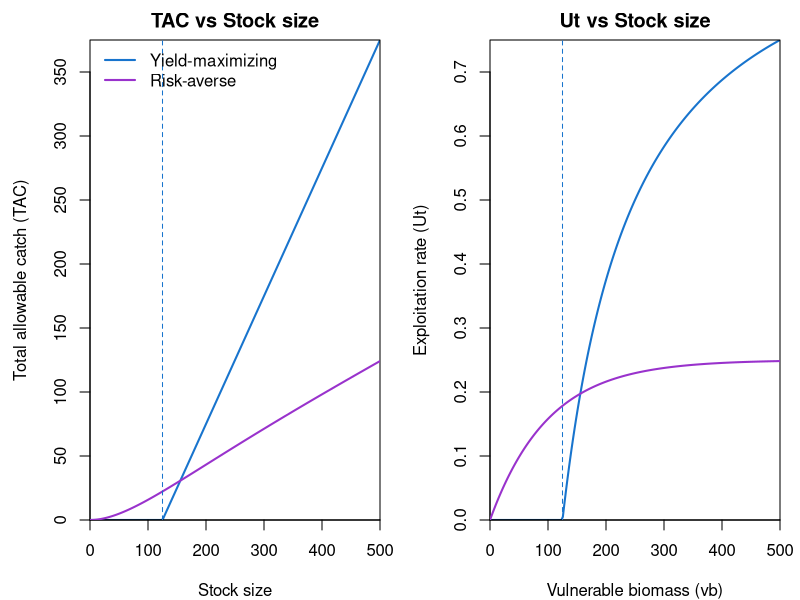
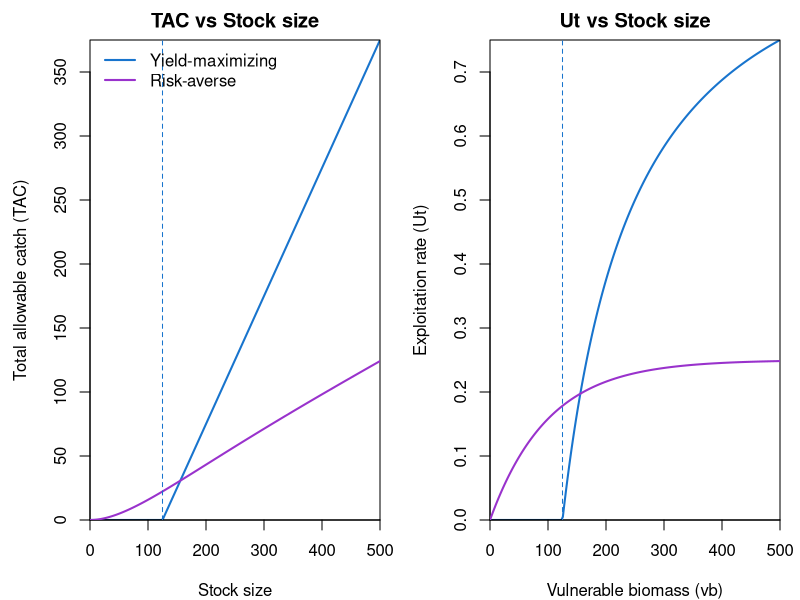

These figures' R source, in order:
## ---- chunk 1
get_upow <- function(X, H) {
  # X = guaranteed catch
  # H = high value of 50/50 gamble (other outcome is 0)
  log(0.5) / (log(X) - log(H))
}

# Example: Cahill is indifferent between 3 guaranteed and 
# a 50/50 gamble between 0 or 20 walleye
get_upow(X = 3, H = 20)

## ---- chunk 2

# stock range
stock <- seq(0, 500, length.out = 200)

# Yield-maximizing policy (fixed escapement)
escapement <- 125
tac_yield <- pmax(stock - escapement, 0)
ut_yield <- tac_yield / stock
ut_yield[stock == 0] <- 0  # handle division by 0

# HARA utility policy (smooth asymptote to max Ut)
Umax <- 0.25
tac_hara <- stock * Umax * (1 - exp(-stock / 100))
ut_hara <- tac_hara / stock
ut_hara[stock == 0] <- 0

# layout
par(mfrow = c(1, 2), mar = c(4, 4.5, 2, 1))

# Plot 1: TAC vs stock
plot(stock, tac_yield, type = "l", lwd = 2, col = "dodgerblue3",
     xlab = "Stock size", ylab = "Total allowable catch (TAC)",
     ylim = c(0, max(tac_yield, tac_hara)), yaxs = "i", xaxs = "i",
     main = "TAC vs Stock size")
lines(stock, tac_hara, lwd = 2, col = "darkorchid")
abline(v = escapement, col = "dodgerblue3", lty = 2)
legend("topleft", legend = c("Yield-maximizing",
                             "Risk-averse"),
       col = c("dodgerblue3", "darkorchid"), lwd = 2, bty = "n")

# Plot 2: Ut vs stock
plot(stock, ut_yield, type = "l", lwd = 2, col = "dodgerblue3",
     xlab = "Vulnerable biomass (vb)", ylab = "Exploitation rate (Ut)",
     ylim = c(0, max(ut_yield, ut_hara)), yaxs = "i", xaxs = "i",
     main = "Ut vs Stock size")
lines(stock, ut_hara, lwd = 2, col = "darkorchid")
abline(v = escapement, col = "dodgerblue3", lty = 2)
## ---- chunk 3

# stock range
stock <- seq(0, 500, length.out = 200)

# Yield-maximizing policy (fixed escapement)
escapement <- 125
tac_yield <- pmax(stock - escapement, 0)
ut_yield <- tac_yield / stock
ut_yield[stock == 0] <- 0  # handle division by 0

# HARA utility policy (smooth asymptote to max Ut)
Umax <- 0.25
tac_hara <- stock * Umax * (1 - exp(-stock / 100))
ut_hara <- tac_hara / stock
ut_hara[stock == 0] <- 0

# layout
par(mfrow = c(1, 2), mar = c(4, 4.5, 2, 1))

# Plot 1: TAC vs stock
plot(stock, tac_yield, type = "l", lwd = 2, col = "dodgerblue3",
     xlab = "Stock size", ylab = "Total allowable catch (TAC)",
     ylim = c(0, max(tac_yield, tac_hara)), yaxs = "i", xaxs = "i",
     main = "TAC vs Stock size")
lines(stock, tac_hara, lwd = 2, col = "darkorchid")
abline(v = escapement, col = "dodgerblue3", lty = 2)
legend("topleft", legend = c("Yield-maximizing",
                             "Risk-averse"),
       col = c("dodgerblue3", "darkorchid"), lwd = 2, bty = "n")

# Plot 2: Ut vs stock
plot(stock, ut_yield, type = "l", lwd = 2, col = "dodgerblue3",
     xlab = "Vulnerable biomass (vb)", ylab = "Exploitation rate (Ut)",
     ylim = c(0, max(ut_yield, ut_hara)), yaxs = "i", xaxs = "i",
     main = "Ut vs Stock size")
lines(stock, ut_hara, lwd = 2, col = "darkorchid")
abline(v = escapement, col = "dodgerblue3", lty = 2)
